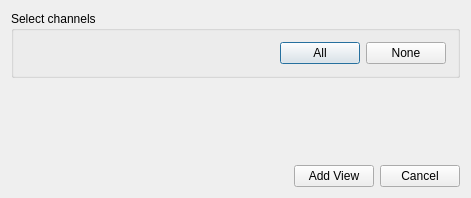
<?xml version="1.0" encoding="UTF-8"?>
<ui version="4.0">
 <class>AwNewViewDialUi</class>
 <widget class="QDialog" name="AwNewViewDialUi">
  <property name="windowModality">
   <enum>Qt::WindowModal</enum>
  </property>
  <property name="geometry">
   <rect>
    <x>0</x>
    <y>0</y>
    <width>471</width>
    <height>198</height>
   </rect>
  </property>
  <property name="windowTitle">
   <string>Choose channels to view</string>
  </property>
  <property name="windowIcon">
   <iconset resource="../../../resources/AnyWave.qrc">
    <normaloff>:/images/AnyWave_icon.png</normaloff>:/images/AnyWave_icon.png</iconset>
  </property>
  <property name="modal">
   <bool>true</bool>
  </property>
  <layout class="QGridLayout" name="gridLayout_3">
   <item row="0" column="0">
    <widget class="QGroupBox" name="groupBox">
     <property name="title">
      <string>Select channels</string>
     </property>
     <layout class="QGridLayout" name="gridLayout_2">
      <item row="0" column="0" colspan="3">
       <layout class="QGridLayout" name="gridLayout"/>
      </item>
      <item row="1" column="0">
       <spacer name="horizontalSpacer">
        <property name="orientation">
         <enum>Qt::Horizontal</enum>
        </property>
        <property name="sizeHint" stdset="0">
         <size>
          <width>268</width>
          <height>20</height>
         </size>
        </property>
       </spacer>
      </item>
      <item row="1" column="1">
       <widget class="QPushButton" name="buttonAll">
        <property name="text">
         <string>All</string>
        </property>
       </widget>
      </item>
      <item row="1" column="2">
       <widget class="QPushButton" name="buttonNone">
        <property name="text">
         <string>None</string>
        </property>
       </widget>
      </item>
     </layout>
    </widget>
   </item>
   <item row="1" column="0">
    <spacer name="verticalSpacer">
     <property name="orientation">
      <enum>Qt::Vertical</enum>
     </property>
     <property name="sizeHint" stdset="0">
      <size>
       <width>20</width>
       <height>76</height>
      </size>
     </property>
    </spacer>
   </item>
   <item row="2" column="0">
    <layout class="QHBoxLayout" name="horizontalLayout_4">
     <item>
      <spacer name="horizontalSpacer_2">
       <property name="orientation">
        <enum>Qt::Horizontal</enum>
       </property>
       <property name="sizeHint" stdset="0">
        <size>
         <width>40</width>
         <height>20</height>
        </size>
       </property>
      </spacer>
     </item>
     <item>
      <widget class="QPushButton" name="pushButton_3">
       <property name="text">
        <string>Add View</string>
       </property>
      </widget>
     </item>
     <item>
      <widget class="QPushButton" name="pushButton_4">
       <property name="text">
        <string>Cancel</string>
       </property>
      </widget>
     </item>
    </layout>
   </item>
  </layout>
 </widget>
 <layoutdefault spacing="6" margin="11"/>
 <resources>
  <include location="../../../resources/AnyWave.qrc"/>
 </resources>
 <connections>
  <connection>
   <sender>pushButton_3</sender>
   <signal>clicked()</signal>
   <receiver>AwNewViewDialUi</receiver>
   <slot>accept()</slot>
   <hints>
    <hint type="sourcelabel">
     <x>336</x>
     <y>157</y>
    </hint>
    <hint type="destinationlabel">
     <x>233</x>
     <y>156</y>
    </hint>
   </hints>
  </connection>
  <connection>
   <sender>pushButton_4</sender>
   <signal>clicked()</signal>
   <receiver>AwNewViewDialUi</receiver>
   <slot>reject()</slot>
   <hints>
    <hint type="sourcelabel">
     <x>429</x>
     <y>163</y>
    </hint>
    <hint type="destinationlabel">
     <x>116</x>
     <y>156</y>
    </hint>
   </hints>
  </connection>
  <connection>
   <sender>buttonNone</sender>
   <signal>clicked()</signal>
   <receiver>AwNewViewDialUi</receiver>
   <slot>none()</slot>
   <hints>
    <hint type="sourcelabel">
     <x>338</x>
     <y>118</y>
    </hint>
    <hint type="destinationlabel">
     <x>40</x>
     <y>150</y>
    </hint>
   </hints>
  </connection>
  <connection>
   <sender>buttonAll</sender>
   <signal>clicked()</signal>
   <receiver>AwNewViewDialUi</receiver>
   <slot>all()</slot>
   <hints>
    <hint type="sourcelabel">
     <x>397</x>
     <y>117</y>
    </hint>
    <hint type="destinationlabel">
     <x>157</x>
     <y>161</y>
    </hint>
   </hints>
  </connection>
 </connections>
 <slots>
  <slot>all()</slot>
  <slot>none()</slot>
 </slots>
</ui>
